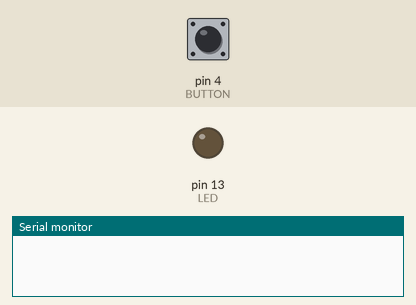
Recording of a sketch running on a simulated Arduino Uno, built with avr-gcc and run on an emulated ATmega328P. On the bench: output pins drawn as LEDs (lit = HIGH), the last lines printed to the serial monitor. Inputs (shaded band) come from the test bench; at power-on: pin 4 (BUTTON) HIGH.

Above: at 1.2 s.
1.3 s: pin 4 (BUTTON) pulled LOW for 0.15 s
At 2.1 s:
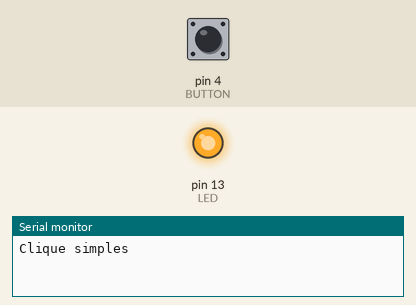
3.1 s: pin 4 (BUTTON) pulled LOW for 1 s
At 4.7 s:
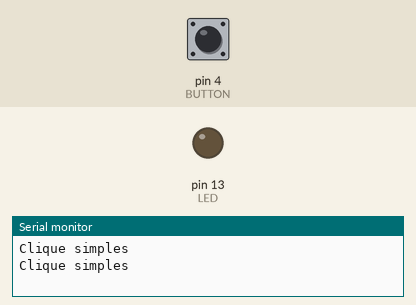
5.6 s: pin 4 (BUTTON) pulled LOW for 3.2 s
At 7.2 s:
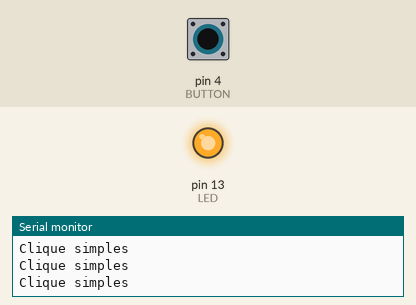
Timing chart, 0 to 8.7 s (numbered marks = the images above; inputs shaded):
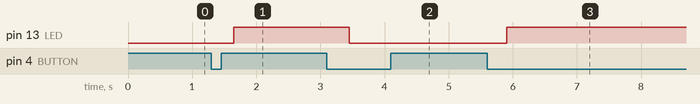

The sketch:

Projeto_Acionamento_LED.ino
```cpp
#define LED 13
#define LDR 15
#define BUTTON 4

int luminosidade;
bool modo_aut = true;

// Duplo clique
unsigned long tempoClique = 0;
unsigned long intervaloDuplo = 300;
bool esperandoSegundoClique = false;

// Inatividade
unsigned long ultimoClique = 0;
unsigned long tempoInatividade = 60000; // 1 minuto

// Amostragem de ambiente
unsigned long ultimoCheck = 0;
unsigned long intervaloAmostragem = 300000; // 5 minutos

void alteraLED(){
  if(digitalRead(LED)==1){
    digitalWrite(LED,LOW);
  }
  else{
    digitalWrite(LED,HIGH);
  }
  modo_aut=false;
}

void setup() {
  pinMode(LED, OUTPUT);
  pinMode(LDR, INPUT);
  pinMode(BUTTON, INPUT_PULLUP);

  Serial.begin(115200);
}

void loop() {

  // ---------------- MODO AUTOMÁTICO ----------------
  if(modo_aut){

    // Verifica se é hora de fazer amostragem
    if (millis() - ultimoCheck > intervaloAmostragem) {

      ultimoCheck = millis();

      Serial.println("Amostrando luz ambiente real...");

      digitalWrite(LED, LOW);

      delay(50);

      luminosidade = analogRead(LDR);

      Serial.print("Luminosidade: ");
      Serial.println(luminosidade);

      if(luminosidade>=2700 && luminosidade<4096){
        digitalWrite(LED,HIGH);
      }
      else if(luminosidade<2700 && luminosidade>0){
        digitalWrite(LED,LOW);
      }
      else{
        Serial.println("Erro de Leitura");
        modo_aut = false;
      }
    }
  }

  // Verifica acionamento do botão
  static bool estadoAnterior = HIGH;
  bool estadoAtual = digitalRead(BUTTON);

  if (estadoAnterior == HIGH && estadoAtual == LOW) {

    ultimoClique = millis();

    if (!esperandoSegundoClique) {
      esperandoSegundoClique = true;
      tempoClique = millis();
    } else {
      if (millis() - tempoClique <= intervaloDuplo) {
        Serial.println("Duplo clique detectado");
        modo_aut = true;
        esperandoSegundoClique = false;
      }
    }
  }

  if (esperandoSegundoClique && (millis() - tempoClique > intervaloDuplo)) {
    Serial.println("Clique simples");
    esperandoSegundoClique = false;
    alteraLED();
  }

  estadoAnterior = estadoAtual;

  // Inatividade
  if (!modo_aut && (millis() - ultimoClique > tempoInatividade)) {
    Serial.println("Retornando para modo automático");
    modo_aut = true;
  }

  delay(50);
}
```

Measured:
- after the input at 1.3 s, pin 13 (LED): LOW → HIGH after 0.35 s
- after the input at 3.1 s, pin 13 (LED): HIGH → LOW after 0.35 s
- after the input at 5.6 s, pin 13 (LED): LOW → HIGH after 0.30 s
